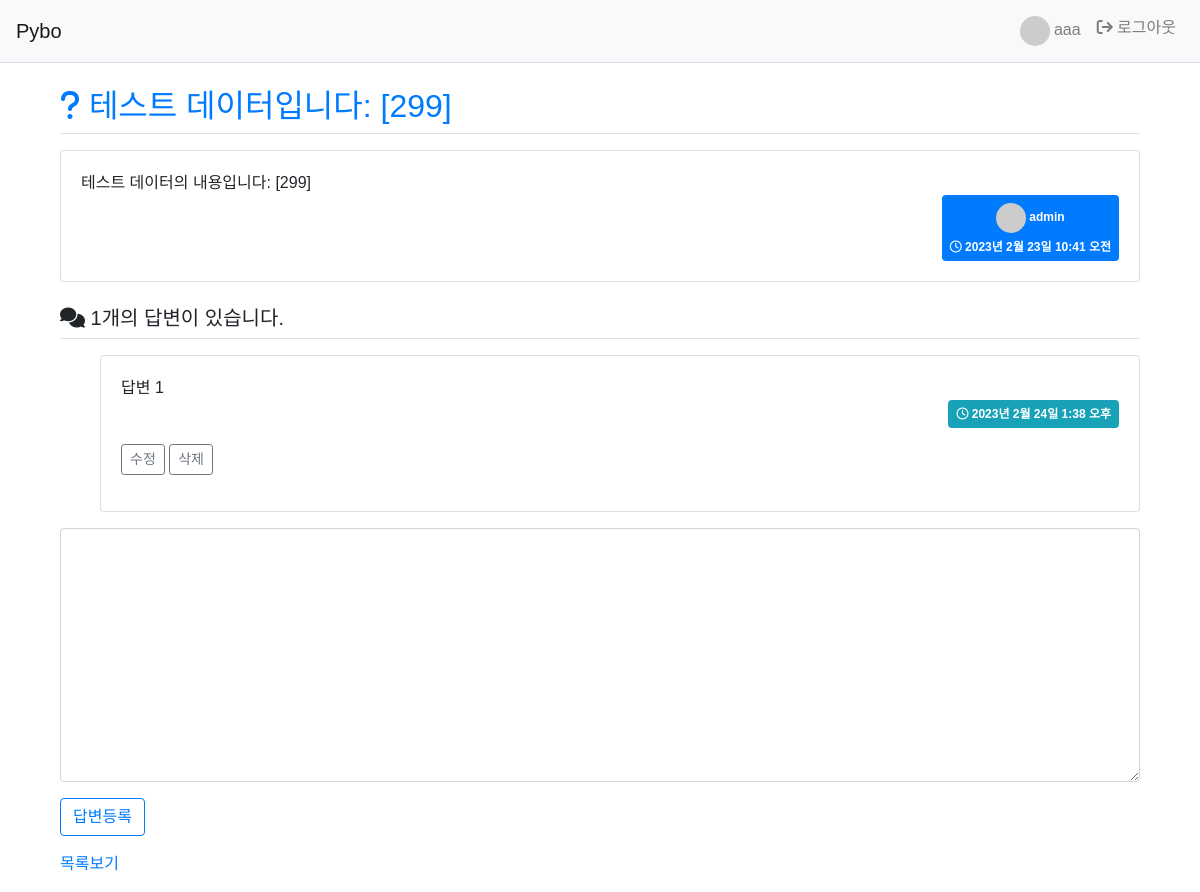
Before: /pybo/304/ (signed in) with the older database file.
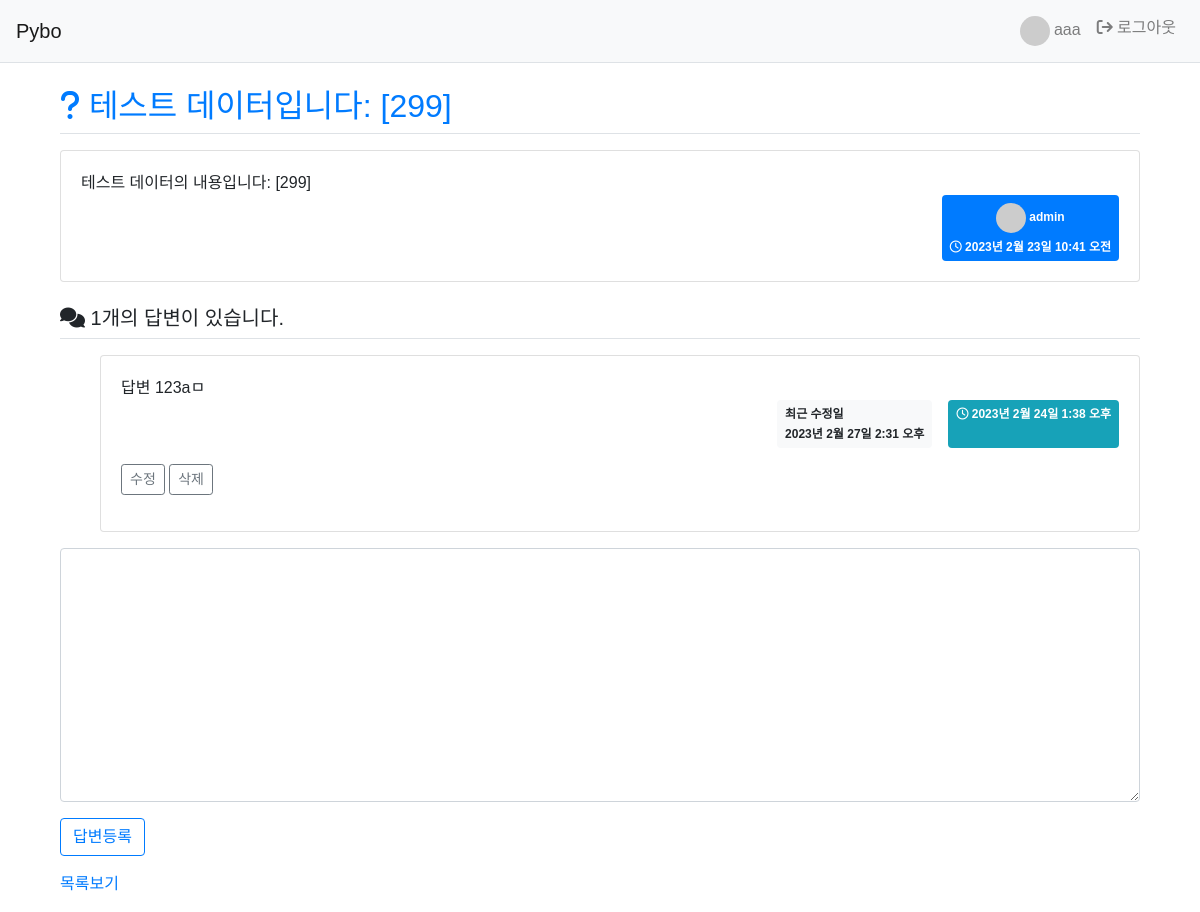
After: the same page with the newer database file.
### pybo/models.py (models this page shows, shortened)
class Question(models.Model):
    author = models.ForeignKey(User, on_delete=models.CASCADE)
    subject = models.CharField('제목', max_length=200,
                               help_text='질문의 제목을 한 줄로 작성하세요.')
    content = models.TextField('내용', help_text='질문의 내용을 상세히 작성하세요.')
    create_date = models.DateTimeField('생성일')
    modify_date = models.DateTimeField(null=True, blank=True)

class Answer(models.Model):
    author = models.ForeignKey(User, on_delete=models.CASCADE)
    question = models.ForeignKey(Question, on_delete=models.CASCADE)
    content = models.TextField('답변 내용')
    create_date = models.DateTimeField()
    modify_date = models.DateTimeField(null=True, blank=True)

### pybo/views.py (the view)
# urls.py: path('<int:question_id>/', views.detail, name='detail'),       # 상세 보기
def detail(request, question_id):
    question = get_object_or_404(Question, pk=question_id)
    context = {'question' : question}
    return render(request, 'pybo/question_detail.html', context)

### templates/pybo/question_detail.html (shortened to what this page needs)
{% extends 'base.html' %}
{% block content %}
  <div class="container my-3">
    <h2 class="border-bottom py-2 text-primary">
      <i class="fa-solid fa-question"></i>
      {{ question.subject }}
    </h2>
    <div class="card my-3">
      <div class=" card-body">
        <div class="card-text" style="white-space: pre-line;">{{ question.content }}</div>
        <div class="d-flex justify-content-end">
          <div class="badge badge-primary p-2">
            <div class="mb-2">
              <img class="avarta" src="https://randomuser.me/api/portraits/men/{{question.author.id}}.jpg"/>
              {{ question.author.username }}
            </div>
            <div>
              <i class="fa-regular fa-clock"></i>
              {{ question.create_date }}
            </div>
          </div>
        </div>
      </div>
    </div>
    <h5 class="border-bottom my-3 py-2">
      <i class="fa-solid fa-comments"></i>
      {{ question.answer_set.count }}개의 답변이 있습니다.
    </h5>
    <div>
      <ul>
        {% for answer in question.answer_set.all %}
          <div class="card my-3">
            <div class="card-body">
              <div class="card-text" style="white-space: pre-line;">{{ answer.content }}</div>
              <div class="d-flex justify-content-end">
                {% if answer.modify_date %}
                <div class="badge badge-light p-2 text-left mx-3">
                  <div class="mb-2">최근 수정일</div>
                  <div>{{ answer.modify_date }}</div>
                </div>
                {% endif %}
                <div class="badge badge-info p-2">
                  <i class="fa-regular fa-clock"></i>
                  {{ answer.create_date }}
                </div>
              </div>
              {% if request.user == answer.author %}
              <div class="my-3">
                <a href="{% url 'pybo:answer_modify' answer.id %}" class="btn btn-sm btn-outline-secondary">수정</a>
                <a href="#" class="delete btn btn-sm btn-outline-secondary" data-uri="{% url 'pybo:answer_delete' answer.id %}">삭제</a>
              </div>
              {% endif %}
            </div>
          </div>
        {% endfor %}
      </ul>
    </div>
    <form action="{% url 'pybo:answer_create' question.id %}" method="post" class="my-3">
      <div class="form-group">
        <textarea {% if not user.is_authenticated %} disabled="disabled" {% endif %} name="content" id="content" class="form-control" rows="10"></textarea>
      </div>
      <input type="submit" value="답변등록" class="btn btn-outline-primary">
    </form>
    <a href="{% url 'pybo:index' %}">목록보기</a>
  </div>
{% endblock content %}

### templates/base.html (shortened to what this page needs)
{% load static %}
<!DOCTYPE html>
<html lang="ko">
  <head>
    <link rel="stylesheet" href="https://cdnjs.cloudflare.com/ajax/libs/font-awesome/6.3.0/css/all.min.css"/>
    <link rel="stylesheet" type="text/css" href="{% static 'bootstrap.min.css' %}">
    <link rel="stylesheet" type="text/css" href="{% static 'style.css' %}">
  </head>
  <body>
    {% include 'navbar.html' %}
    <div class="container my-3">
      {% block content %}{% endblock content %}
    </div>
  </body>
</html>

### templates/navbar.html (shortened to what this page needs)
<nav class="navbar navbar-expand-lg navbar-light bg-light border-bottom">
  <a class="navbar-brand" href="{% url 'pybo:index' %}">Pybo</a>
  <div class="collapse navbar-collapse" id="navbarNav">
    <ul class="navbar-nav ml-auto">
      {% if user.is_authenticated %}
        <li class="nav-item ">
          <a class="nav-link" href="#">
            <img class="avarta" src="https://randomuser.me/api/portraits/men/{{user.id}}.jpg"/>
            {{ user.username }}
          </a>
        </li>
        <li class="nav-item ">
          <a class="nav-link" href="{% url 'common:logout' %}">
            <i class="fa-solid fa-arrow-right-from-bracket"></i>
            로그아웃
          </a>
        </li>
      {% endif %}
  </ul>
</div>
</nav>

### static/style.css (style rules this page uses)
* { font-family: 'Noto Sans KR', sans-serif; }
.avarta { width: 30px; height: 30px; border-radius: 50%; }

Changed rows visible on the page:
changed Answer "2023년 2월 24일 1:38 오후": content "답변 1" → "답변 123aㅁ"; modify_date (not shown) → "2023년 2월 27일 2:31 오후"
